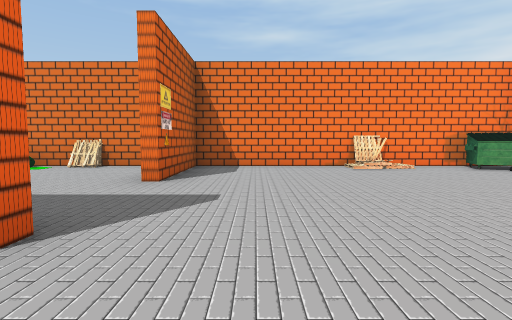
view 1 (above)

14 first-person views from a walk through a Unity game level. The camera is 1.4 m above the floor, tilts 4° down and sees 85° across. The floor is counted in squares, 2.4 m on a side. Each view is taken from the middle of a square. On the plan, view 1 faces up. The plan holds only what a view shows up to about 9 squares ahead; the rest is blank. The player character is not drawn. Some surface patterns are stand-ins.

view 2
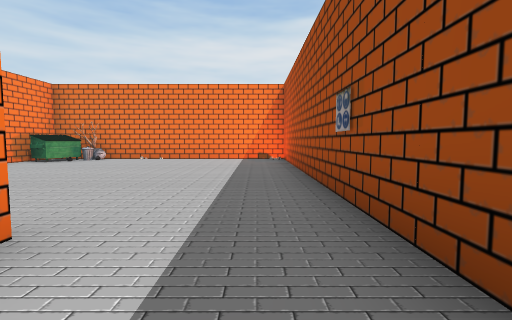

view 3
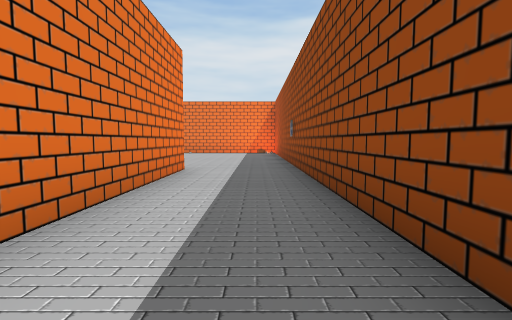

view 4
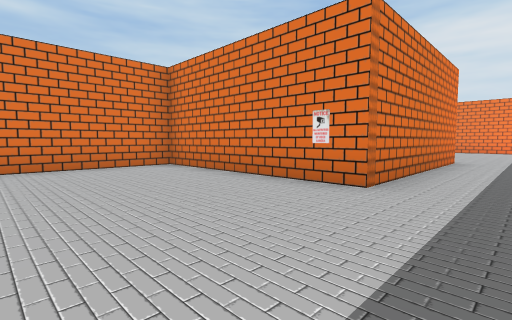

view 5
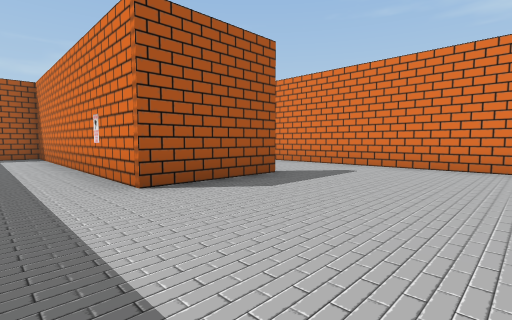

view 6
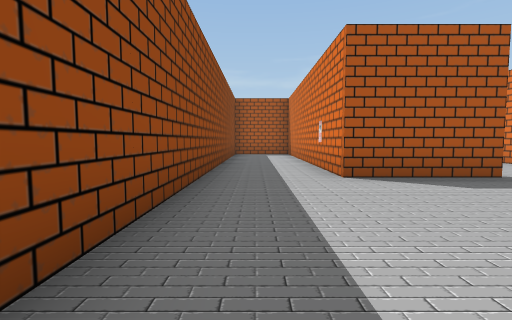

view 7
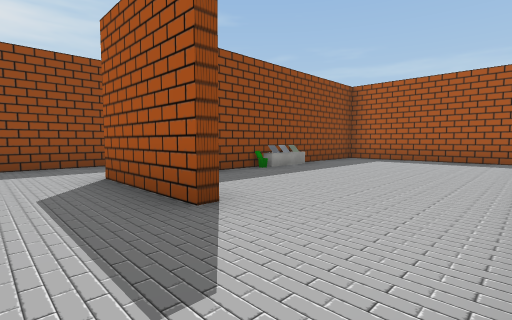

view 8
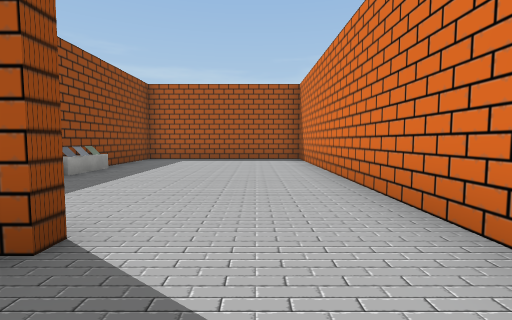

view 9
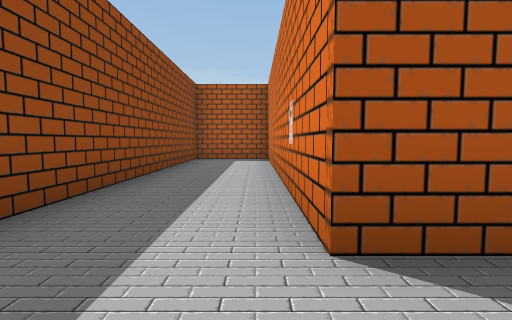

view 10
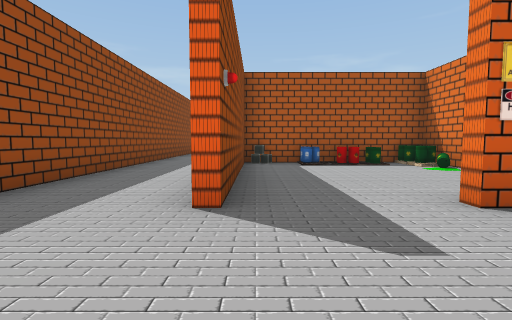

view 11
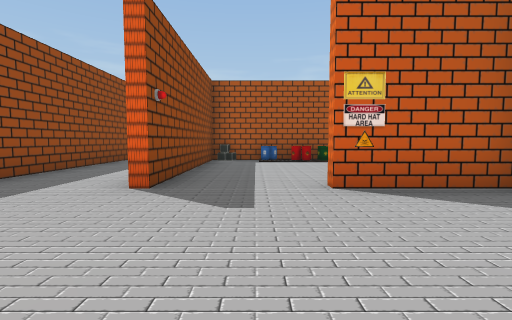

view 12
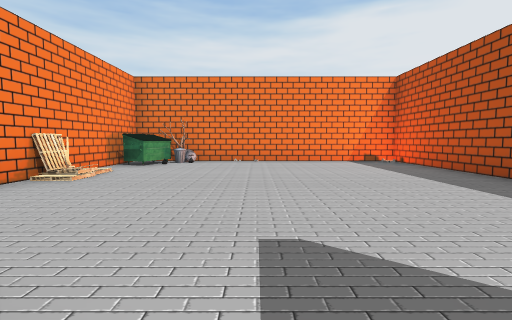

view 13
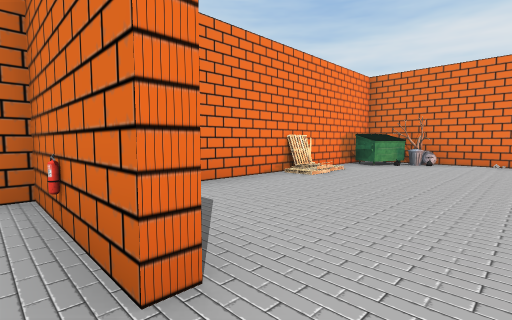

view 14
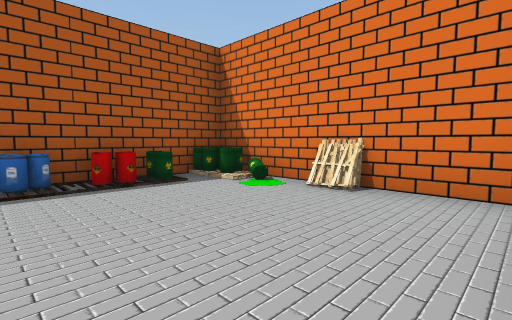

### Floor plan
Ten units are one square. View 1 is at (0, 0); x grows to the right and y downward. Boxes are objects, and circles mark ways between rooms. Rooms are numbered by the first view taken in them; rooms with no view inside come last. Other rooms are left out.
<svg viewBox="-194 -70 264 84">
<path fill="none" stroke="#000" d="M-14 -14 -56 -14M-24 -17 -14 -17M45 -64 -14 -64 -14 -44M-65 9 59 9 59 -58M-114 -40 -114 -14 -135 -14M-54 -17 -24 -17M-66 -64 -115 -64M-154 -14 -189 -14 -189 9 -65 9M-16 -44 -16 -64 -35 -64M-115 -64 -189 -64 -189 -17 -154 -17"/>
<rect x="-15" y="-45" width="10" height="10" fill="#bbb"><title>sign</title></rect>
<rect x="25" y="-65" width="10" height="10" fill="#bbb"><title>other object</title></rect>
<rect x="45" y="-55" width="10" height="10" fill="#bbb"><title>bin</title></rect>
<rect x="45" y="-65" width="10" height="10" fill="#bbb"><title>dumpster</title></rect>
<rect x="55" y="-55" width="10" height="10" fill="#bbb"><title>bin</title></rect>
<rect x="-155" y="-25" width="10" height="10" fill="#bbb"><title>other object</title></rect>
<rect x="-145" y="-25" width="10" height="10" fill="#bbb"><title>other object</title></rect>
<rect x="-65" y="-25" width="10" height="10" fill="#bbb"><title>other object</title></rect>
<rect x="-65" y="-35" width="10" height="10" fill="#bbb"><title>other object</title></rect>
<rect x="-65" y="-45" width="10" height="10" fill="#bbb"><title>other object</title></rect>
<rect x="-65" y="-55" width="10" height="10" fill="#bbb"><title>barrel</title></rect>
<rect x="-65" y="-65" width="10" height="10" fill="#bbb"><title>barrel</title></rect>
<rect x="-55" y="-65" width="10" height="10" fill="#bbb"><title>barrel</title></rect>
<rect x="-45" y="-65" width="10" height="10" fill="#bbb"><title>other object</title></rect>
<rect x="-25" y="-55" width="10" height="10" fill="#bbb"><title>fire extinguisher</title></rect>
<circle cx="-20" cy="-35" r="3" fill="#2a7"/>
<circle cx="-60" cy="-5" r="3" fill="#2a7"/>
<circle cx="-110" cy="-55" r="3" fill="#2a7"/>
<text x="10" y="-20">1</text>
<text x="-90" y="-30">2</text>
<text x="-150" y="-50">3</text>
</svg>
Room 1 opens to room 2. Room 2 opens to room 3.

Where each view was taken, in squares from view 1:
view 1: 0 up, 0 right, facing up
view 2: 0 up, 3 left, facing right
view 3: 0 up, 7 left, facing right
view 4: 0 up, 10 left, facing up-right
view 5: 0 up, 8 left, facing up-left
view 6: 0 up, 7 left, facing left
view 7: 6 up, 10 left, facing down-left
view 8: 5 up, 10 left, facing left
view 9: 1 up, 10 left, facing left
view 10: 2 up, 1 right, facing left
view 11: 3 up, 2 right, facing left
view 12: 3 up, 2 left, facing right
view 13: 3 up, 2 left, facing up-right
view 14: 3 up, 2 left, facing up-left
